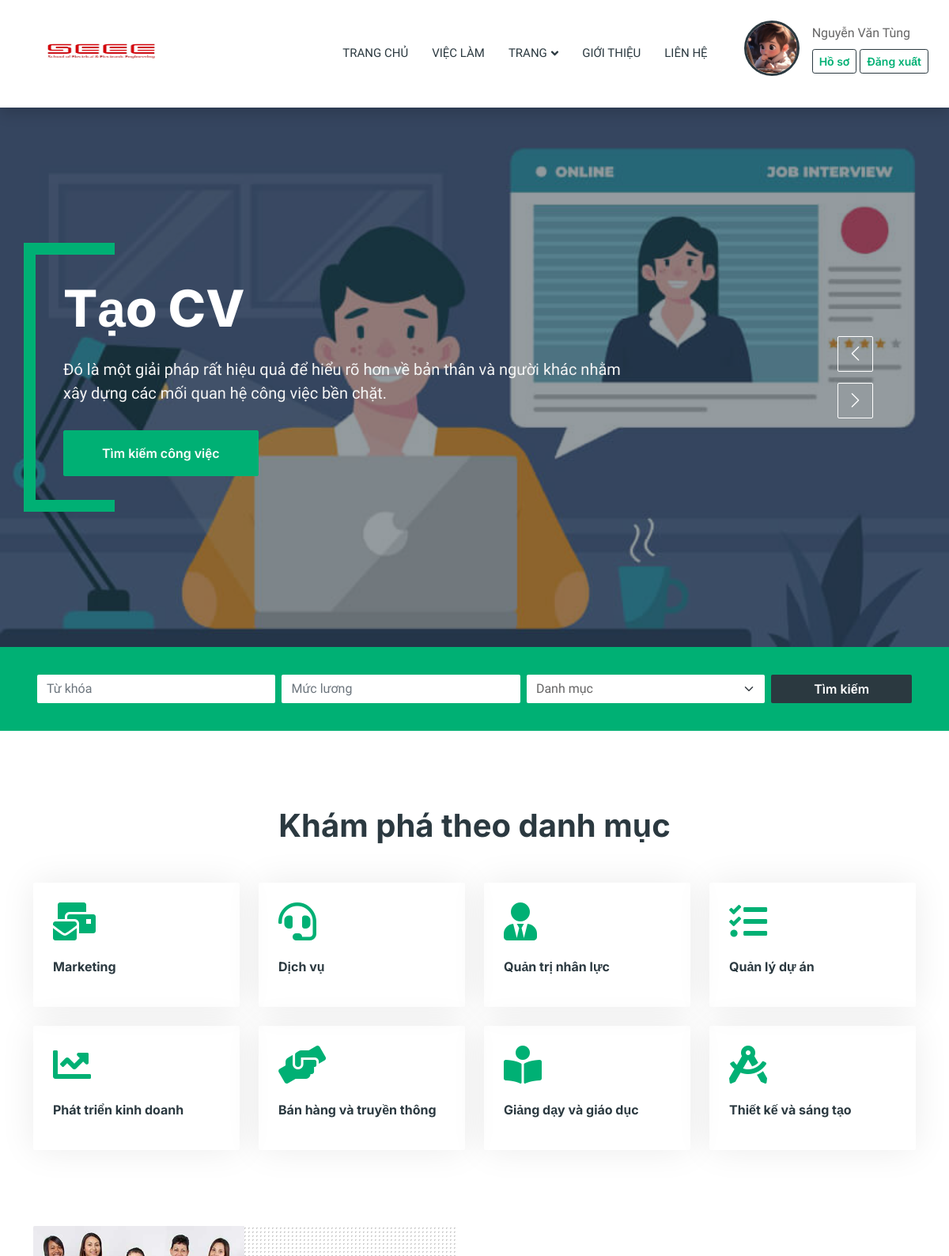
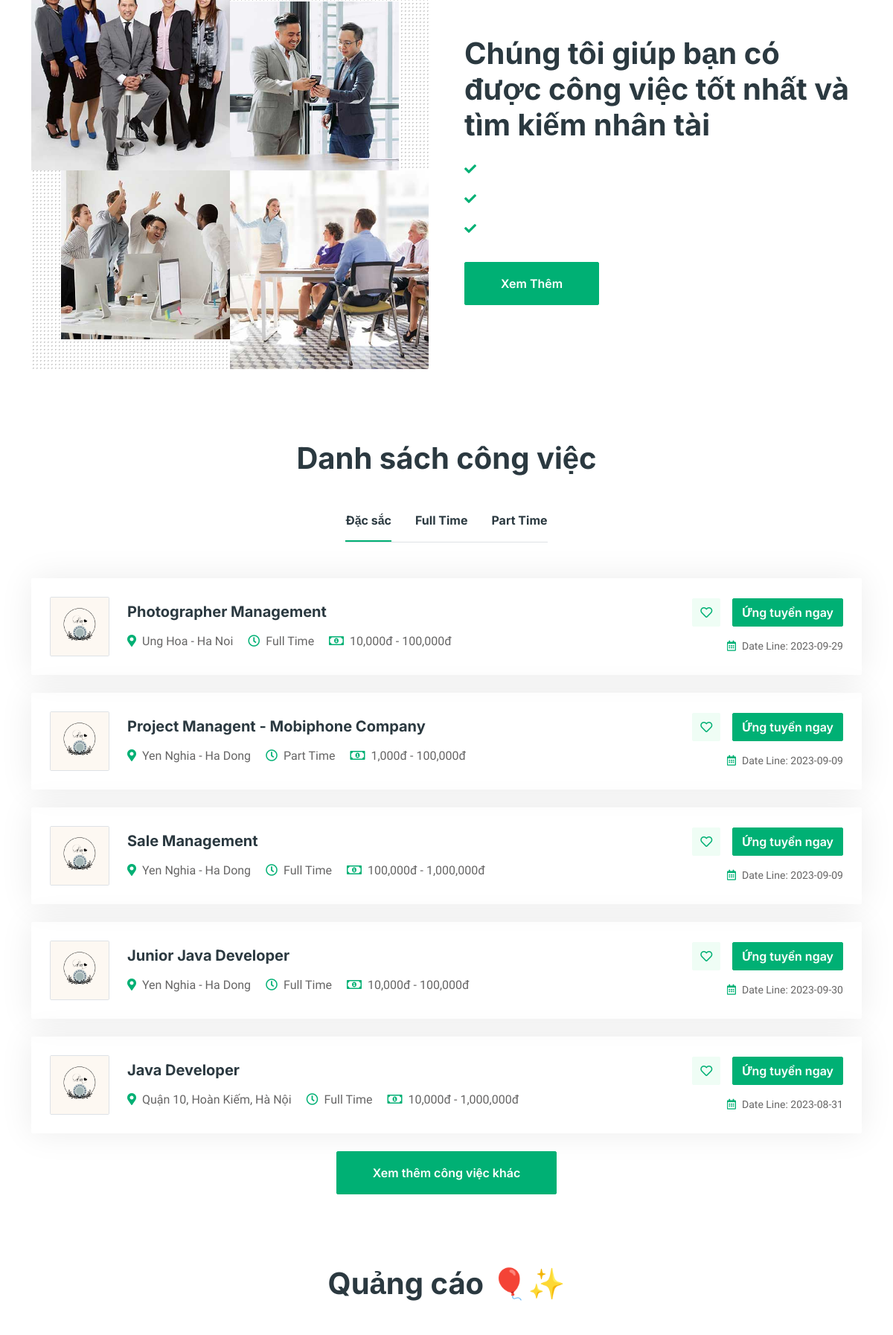
The page /index.php (signed in, upper part) on the database its author committed (2 pictures, top to bottom).
### tables this page shows
CREATE TABLE `tbl_banner` (
  `bannerId` int(11) NOT NULL,
  `bannerImage` varchar(255) NOT NULL,
  `bannerDescription` text NOT NULL,
  `adminId` int(11) NOT NULL,
  `bannerTitle` varchar(255) NOT NULL
);

CREATE TABLE `tbl_company` (
  `companyId` int(11) NOT NULL,
  `companyName` varchar(255) NOT NULL,
  `description` varchar(255) NOT NULL,
  `image` varchar(255) NOT NULL,
  `companyPhone` varchar(10) NOT NULL,
  `companyEmail` varchar(50) NOT NULL,
  `userId` int(11) NOT NULL
);

CREATE TABLE `tbl_job` (
  `id` int(11) NOT NULL,
  `title` varchar(255) NOT NULL,
  `type_of_cv` varchar(150) NOT NULL,
  `level` varchar(255) NOT NULL,
  `address` varchar(255) NOT NULL,
  `min_salary` decimal(10,0) NOT NULL,
  `max_salary` decimal(10,0) NOT NULL,
  `description` varchar(255) NOT NULL,
  `require_job` varchar(255) NOT NULL,
  `welfare` varchar(255) NOT NULL,
  `language` varchar(255) NOT NULL,
  `userId` int(11) NOT NULL,
  `categoryId` int(11) NOT NULL,
  `companyId` int(11) NOT NULL,
  `deadline` date NOT NULL,
  `status` bit(1) NOT NULL,
  `is_approve` bit(1) NOT NULL,
  `is_remove` bit(1) NOT NULL,
  `time` varchar(255) NOT NULL
);

### index.php (the view, shortened to what the rows shown need)
<?php
include __DIR__ . '/lib/session.php';
include __DIR__ . '/classes/Job.php';
include __DIR__ . '/classes/Company.php';
include __DIR__ . '/classes/Banner.php';
?>
<?php
$job = new Job();
?>
<!DOCTYPE html>
<html lang="en">
<head>
    <link href="https://cdnjs.cloudflare.com/ajax/libs/font-awesome/5.10.0/css/all.min.css" rel="stylesheet">
    <link href="https://cdn.jsdelivr.net/npm/bootstrap-icons@1.4.1/font/bootstrap-icons.css" rel="stylesheet">
    <link href="lib/animate/animate.min.css" rel="stylesheet">
    <link href="lib/owlcarousel/assets/owl.carousel.min.css" rel="stylesheet">
    <link href="css/bootstrap.min.css" rel="stylesheet">
    <link href="css/style.css" rel="stylesheet">
</head>
<body>
    <div class="container-xxl bg-white p-0">
        <div class="container-fluid p-0">
        <div class="owl-carousel header-carousel position-relative">
        <?php
        $banner = new Banner();
        $showAdv = $banner->showAllBanner();
            if($showAdv) {
                while($b = $showAdv->fetch_assoc()){
        ?>
                <div class="owl-carousel-item position-relative">
                    <img class="img-fluid" src="./uploads/<?php echo $b['bannerImage'] ?>" style="width: 1320px; height: 682px;">
                    <div class="position-absolute top-0 start-0 w-100 h-100 d-flex align-items-center"
                        style="background: rgba(43, 57, 64, .5);">
                        <div class="container">
                            <div class="row justify-content-start">
                                <div class="col-10 col-lg-8">
                                    <h1 class="display-3 text-white animated slideInDown mb-4"><?php echo $b['bannerTitle'] ?></h1>
                                    <p class="fs-5 fdium text-whitw-mee mb-4 pb-2" style="color: whitesmoke;"><?php echo $b['bannerDescription'] ?></p>
                                    <a href="job-list.php" class="btn btn-primary py-md-3 px-md-5 me-3 animated slideInLeft">Tìm kiếm công việc</a>
                                </div>
                            </div>
                        </div>
                    </div>
                </div>
        <?php }}?>
        </div>
        </div>
        <div class="container-xxl py-5">
            <div class="container">
                <h1 class="text-center mb-5 wow fadeInUp" data-wow-delay="0.1s">Khám phá theo danh mục</h1>
            </div>
        </div>
        <div class="container-xxl py-5">
            <div class="container">
                <div class="row g-5 align-items-center">
                    <div class="col-lg-6 wow fadeIn" data-wow-delay="0.5s">
                        <h1 class="mb-4">Chúng tôi giúp bạn có được công việc tốt nhất và tìm kiếm nhân tài</h1>
                    </div>
                </div>
            </div>
        </div>
        <div class="container-xxl py-5">
            <div class="container">
                <h1 class="text-center mb-5 wow fadeInUp" data-wow-delay="0.1s">Danh sách công việc</h1>
                <div class="tab-class text-center wow fadeInUp" data-wow-delay="0.3s">
                    <div class="tab-content">
                        <div id="tab-1" class="tab-pane fade show p-0 active">
                            <?php
                            $show = $job->showJobFeater();
                            if ($show) {
                                while ($item = $show->fetch_assoc()) {
                                    ?>
                                    <div class="job-item p-4 mb-4">
                                        <div class="row g-4">
                                            <div class="col-sm-12 col-md-8 d-flex align-items-center">
                                            <?php
                                             $company = new Company();
                                             $companyList = $company->showCompanyById($item['companyId']);
                                            if ($companyList) {
                                                while ($c = $companyList->fetch_assoc()) {
                                            ?>
                                                <img class="flex-shrink-0 img-fluid border rounded" src="./uploads/<?php echo $c['image'] ?>"
                                                    alt="" style="width: 80px; height: 80px;">
                                                    <?php
                                                }
                                                    }
                                                ?>
                                                <div class="text-start ps-4">
                                                    <h5 class="mb-3"><?= $item['title'] ?></h5>
                                                    <span class="text-truncate me-3"><i
                                                            class="fa fa-map-marker-alt text-primary me-2"></i><?= $item['address'] ?></span>
                                                    <span class="text-truncate me-3"><i
                                                            class="far fa-clock text-primary me-2"></i><?= $item['time'] ?></span>
                                                    <span class="text-truncate me-0"><i
                                                            class="far fa-money-bill-alt text-primary me-2"></i><?= number_format($item['min_salary']).'đ' ?> -
                                                            <?= number_format($item['max_salary']).'đ' ?></span>
                                                </div>
                                            </div>
                                            <div
                                                class="col-sm-12 col-md-4 d-flex flex-column align-items-start align-items-md-end justify-content-center">
                                                <div class="d-flex mb-3">
                                                <?php
                                                    $flag = false;
                                                    ?>
                                                    <?php if(Session::get('userId') && $flag == false){?>
                                                    <a class="btn btn-light btn-square me-3" href="?follow=<?= $item['id'] ?>"><i
                                                            class="far fa-heart text-primary"></i></a>
                                                    <?php } else if(Session::get('userId') && $flag == true) { ?>
                                                    <a class="btn btn-light btn-square me-3" href="?unfollow=<?= $item['id'] ?>"><i
                                                            class="fas fa-heart text-primary"></i></a>
                                                    <?php } ?>
                                                    <a class="btn btn-primary" href="job-detail.php?jobId=<?= $item['id'] ?>">Ứng tuyển ngay</a>
                                                </div>
                                                <small class="text-truncate"><i
                                                        class="far fa-calendar-alt text-primary me-2"></i>Date Line: <?= $item['deadline'] ?></small>
                                            </div>
                                        </div>
                                    </div>
                                    <?php
                                }
                            }
                            ?>
                        </div>
                    </div>
                </div>
            </div>
        </div>
        <div class="container-xxl py-5 wow fadeInUp" data-wow-delay="0.1s">
            <div class="container">
                <h1 class="text-center mb-5">Quảng cáo 🎈✨</h1>
            </div>
        </div>
</body>
</html>

### rows shown on the page
tbl_banner: bannerImage (picture), bannerTitle "Tạo CV", bannerDescription "Đó là một giải pháp rất hiệu quả để hiểu rõ hơn về bản thân và người khác nhằm xây dựng các mối quan hệ công việc bền chặt."
tbl_job: title "Photographer Management", address "Ung Hoa - Ha Noi", time "Full Time", min_salary "10,000", max_salary "100,000", deadline "2023-09-29"
tbl_company: image (picture)
tbl_job: title "Project Managent - Mobiphone Company", address "Yen Nghia - Ha Dong", time "Part Time", min_salary "1,000", max_salary "100,000", deadline "2023-09-09"
tbl_job: title "Sale Management", address "Yen Nghia - Ha Dong", time "Full Time", min_salary "100,000", max_salary "1,000,000", deadline "2023-09-09"
tbl_job: title "Junior Java Developer", address "Yen Nghia - Ha Dong", time "Full Time", min_salary "10,000", max_salary "100,000", deadline "2023-09-30"
tbl_job: title "Java Developer", address "Quận 10, Hoàn Kiếm, Hà Nội", time "Full Time", min_salary "10,000", max_salary "1,000,000", deadline "2023-08-31"

### other values the page prints
Session::get('name') "Nguyễn Văn Tùng"
